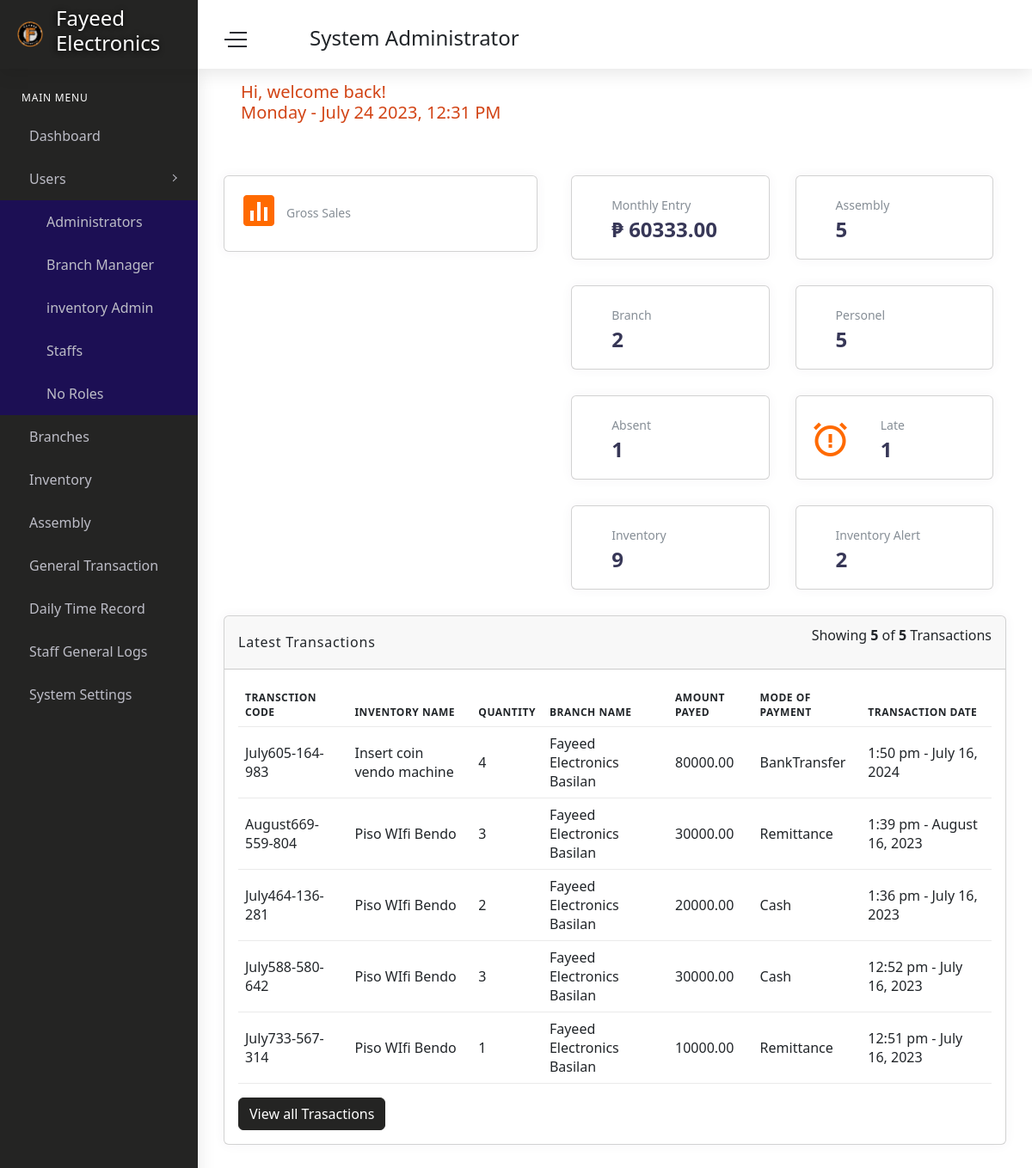
/admin/home.php (signed in), run on an earlier commit of the app's database.
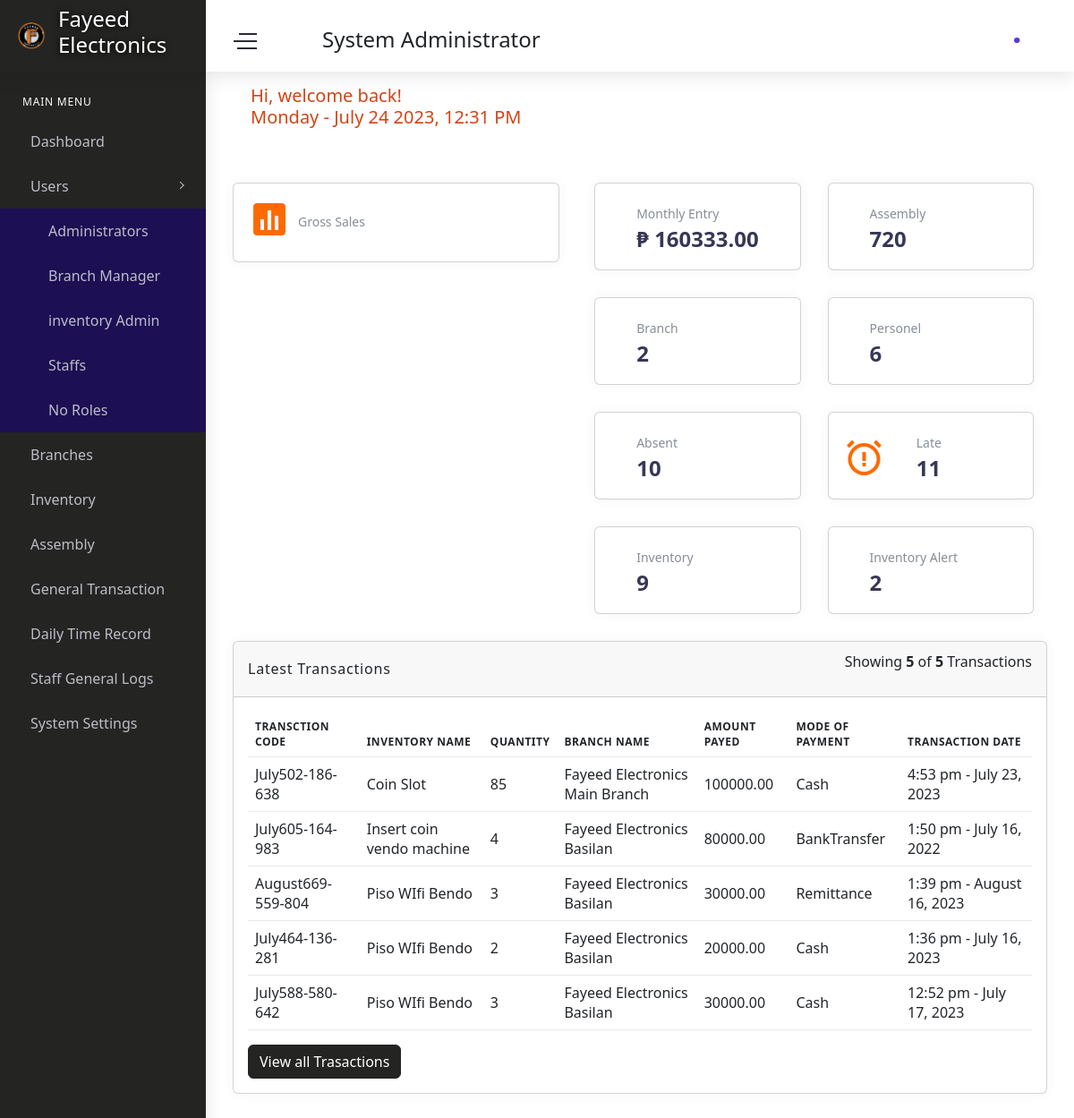
And on a later commit of the database.
### tables this page shows
CREATE TABLE `checkout` (
  `checkoutID` int(11) NOT NULL,
  `branchID` int(11) NOT NULL,
  `usersID` int(11) NOT NULL,
  `inventoryId` int(11) NOT NULL,
  `Transaction_code` varchar(100) DEFAULT NULL,
  `quantity` int(11) NOT NULL,
  `cleint_name` varchar(100) NOT NULL,
  `cleint_number` int(11) NOT NULL,
  `amount_payment` decimal(10,2) NOT NULL,
  `mop` varchar(40) DEFAULT NULL,
  `date` varchar(30) NOT NULL,
  `time` varchar(30) NOT NULL,
  `month` varchar(30) NOT NULL,
  `day` varchar(30) NOT NULL,
  `year` varchar(30) NOT NULL
);

CREATE TABLE `inventory` (
  `inventoryId` int(11) NOT NULL,
  `usersID` int(11) NOT NULL,
  `branchID` int(11) NOT NULL,
  `inventory_picture` varchar(255) DEFAULT NULL,
  `inventoryName` varchar(50) NOT NULL,
  `inventoryDesc` varchar(100) NOT NULL,
  `inventoryQty` int(30) NOT NULL,
  `product_code` varchar(50) NOT NULL,
  `price` int(11) NOT NULL
);

CREATE TABLE `branches` (
  `branchID` int(11) NOT NULL,
  `usersID` int(11) NOT NULL,
  `Branch_Name` varchar(100) NOT NULL,
  `Branch_Address` varchar(100) NOT NULL,
  `city` varchar(50) DEFAULT NULL,
  `Branch_Contact_number` varchar(20) NOT NULL,
  `DateCreated` varchar(50) NOT NULL,
  `branch_email` varchar(50) NOT NULL,
  `status` int(1) DEFAULT 2
);

### admin/home.php (the view, shortened to what the changed rows need)
<?php include 'head.php';
$tranv = mysqli_query($con,"SELECT checkout.Transaction_code , inventory.inventoryName ,checkout.quantity ,branches.Branch_Name ,checkout.amount_payment ,checkout.mop ,checkout.date ,checkout.time from checkout join inventory on inventory.inventoryId = checkout.inventoryId join branches on branches.branchID = checkout.branchID ORDER BY checkout.checkoutID DESC LIMIT 5");
?>
<body>
    <div id="main-wrapper">
        <?php include 'header.php'; include 'sidebar.php'?>
        <div class="content-body">
            <div class="container-fluid">
                <div class="row">
                    <div class="col-lg-7 col-sm-12 d-inline-flex flex-wrap">
                        <div class="col-lg-6 col-sm-6">
                            <div class="card" onclick="window.location.href='statistic.php'; return false;">
                                <div class="stat-widget-one card-body">
                                    <div class="stat-content d-inline-block">
                                        <div class="stat-text">Monthly Entry</div>
                                        <div class="stat-digit"><?php if($income['Total'] == 0){ echo "₱ 0";}else{ echo "₱ ".$income['Total'];}?></div>
                                    </div>
                                </div>
                            </div>
                        </div>
                        <div class="col-lg-6 col-sm-6">
                            <div class="card" onclick="window.location.href='assemblylist.php'; return false;">
                                <div class="stat-widget-one card-body">
                                    <div class="stat-content d-inline-block">
                                        <div class="stat-text">Assembly</div>
                                        <div class="stat-digit"><?php if($Assembly['Assemble_Total'] == 0){ echo "0";}else{ echo $Assembly['Assemble_Total'];}?></div>
                                    </div>
                                </div>
                            </div>
                        </div>
                        <div class="col-lg-6 col-sm-6">
                            <div class="card">
                                <div class="stat-widget-one card-body">
                                    <div class="stat-content d-inline-block">
                                        <div class="stat-text">Personel</div>
                                        <div class="stat-digit"><?php echo $sttafss['staffs']?></div>
                                    </div>
                                </div>
                            </div>
                        </div>
                        <div class="col-lg-6 col-sm-6">
                            <div class="card" onclick="window.location.href='absent.php'; return false;">
                                <div class="stat-widget-one card-body">
                                    <div class="stat-content d-inline-block">
                                        <div class="stat-text">Absent</div>
                                        <div class="stat-digit"><?php echo $absencesCount?></div>
                                    </div>
                                </div>
                            </div>
                        </div>
                        <div class="col-lg-6 col-sm-6">
                            <div class="card">
                                <div class="stat-widget-one card-body">
                                    <div class="stat-content d-inline-block">
                                        <div class="stat-text">Late</div>
                                        <div class="stat-digit"><?php echo $latesCount?></div>
                                    </div>
                                </div>
                            </div>
                        </div>
                    </div>
                </div>
                <div class="row">
                    <div class="col-lg-12">
                        <div class="card">
                            <div class="card-body">
                                <div class="table-responsive">
                                    <table class="table student-data-table m-t-20">
                                        <thead>
                                            <tr>
                                                <th>Transction Code</th>
                                                <th>Inventory Name</th>
                                                <th>Quantity</th>
                                                <th>Branch Name</th>
                                                <th>Amount Payed</th>
                                                <th>Mode of Payment</th>
                                                <th>Transaction Date</th>
                                            </tr>
                                        </thead>
                                        <tbody>
                                            <?php while($transaction = mysqli_fetch_array($tranv)){   ?>
                                                <tr>
                                                    <td><?php echo $transaction['Transaction_code'] ?></td>
                                                    <td><?php echo $transaction['inventoryName'] ?></td>
                                                    <td><?php echo $transaction['quantity'] ?></td>
                                                    <td><?php echo $transaction['Branch_Name'] ?></td>
                                                    <td><?php echo $transaction['amount_payment'] ?></td>
                                                    <td><?php echo $transaction['mop'] ?></td>
                                                    <td><?php echo $transaction['time']." - ".$transaction['date'] ?></td>
                                                </tr>
                                            <?php }?>
                                        </tbody>
                                    </table>
                                </div>
                            </div>
                        </div>
                    </div>
            </div>
        </div>
    </div>
</body>
</html>

### admin/header.php (shortened to what the changed rows need)
<div class="header">
            <div class="header-content">
                <nav class="navbar navbar-expand">
                    <div class="collapse navbar-collapse justify-content-between">
                        <ul class="navbar-nav header-right">
                            <li class="nav-item dropdown notification_dropdown">
                                <a class="nav-link" href="#" role="button" data-toggle="dropdown">
                                    <?php if($pulse['total'] > 0){ ?> <div class="pulse-css"></div> <?php }?>
                                </a>
                            </li>
                        </ul>
                    </div>
                </nav>
            </div>
        </div>

What changed in the data, as far as the page shows it:
no longer on this page (row unchanged): checkout: Transaction_code "July733-567-314", inventory.inventoryName "Piso WIfi Bendo", quantity "1", branches.Branch_Name "Fayeed Electronics Basilan", amount_payment "10000.00", mop "Remittance", time "12:51 pm", date "July 16, 2023"
added checkout: Transaction_code "July502-186-638", inventory.inventoryName "Coin Slot", quantity "85", branches.Branch_Name "Fayeed Electronics Main Branch", amount_payment "100000.00", mop "Cash", time "4:53 pm", date "July 23, 2023"
changed checkout "July605-164-983": date "July 16, 2024" → "July 16, 2022"
changed checkout "July588-580-642": date "July 16, 2023" → "July 17, 2023"
Also different on the page:
$income['Total']: "60333.00" → "160333.00"
$Assembly['Assemble_Total']: "5" → "720"
$sttafss['staffs']: "5" → "6"
$absencesCount: "1" → "10"
$latesCount: "1" → "11"
